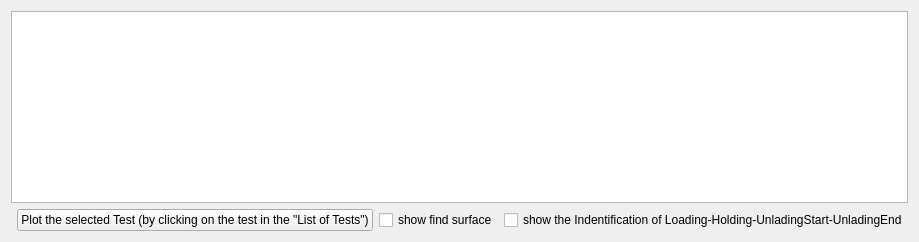
                    <widget class="QWidget" name="tab_21">
                     <attribute name="title">
                      <string>inclusive of frame stiffness</string>
                     </attribute>
                     <layout class="QGridLayout" name="gridLayout_45">
                      <item row="3" column="1">
                       <widget class="QPushButton" name="pushButton_plot_chosen_test_tab_inclusive_frame_stiffness_tabHE">
                        <property name="sizePolicy">
                         <sizepolicy hsizetype="Expanding" vsizetype="Maximum">
                          <horstretch>0</horstretch>
                          <verstretch>0</verstretch>
                         </sizepolicy>
                        </property>
                        <property name="text">
                         <string>Plot the selected Test (by clicking on the test in the &quot;List of Tests&quot;)</string>
                        </property>
                       </widget>
                      </item>
                      <item row="1" column="0" colspan="4">
                       <widget class="QGraphicsView" name="graphicsView_load_depth_tab_inclusive_frame_stiffness_tabHE">
                        <property name="sizePolicy">
                         <sizepolicy hsizetype="Expanding" vsizetype="Expanding">
                          <horstretch>100</horstretch>
                          <verstretch>100</verstretch>
                         </sizepolicy>
                        </property>
                       </widget>
                      </item>
                      <item row="3" column="3">
                       <widget class="QCheckBox" name="checkBox_iLHU_inclusive_frame_stiffness_tabHE">
                        <property name="text">
                         <string>show the Indentification of Loading-Holding-UnladingStart-UnladingEnd</string>
                        </property>
                       </widget>
                      </item>
                      <item row="3" column="2">
                       <widget class="QCheckBox" name="checkBox_showFindSurface_tab_inclusive_frame_stiffness_tabHE">
                        <property name="text">
                         <string>show find surface</string>
                        </property>
                       </widget>
                      </item>
                     </layout>
                    </widget>
